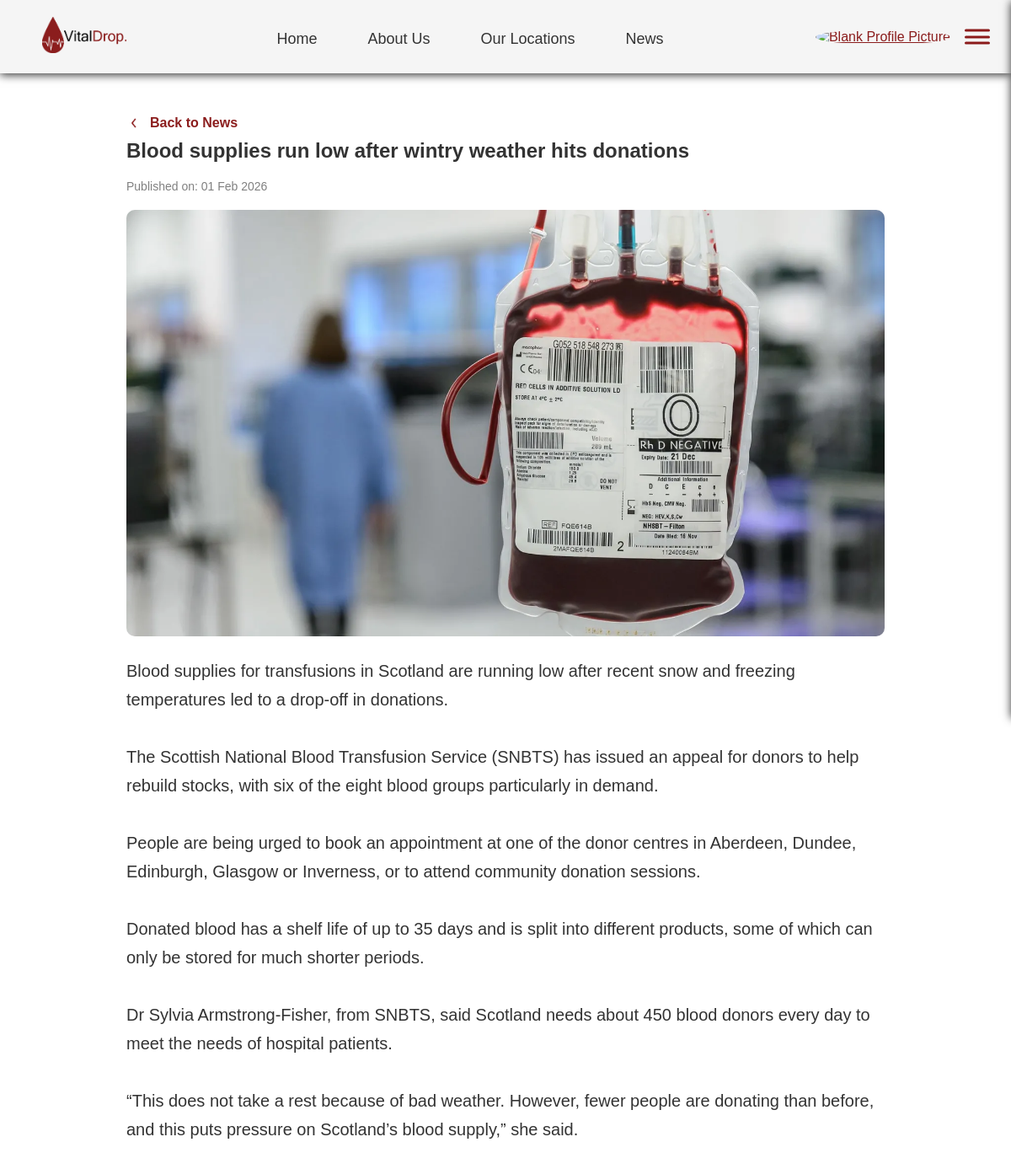
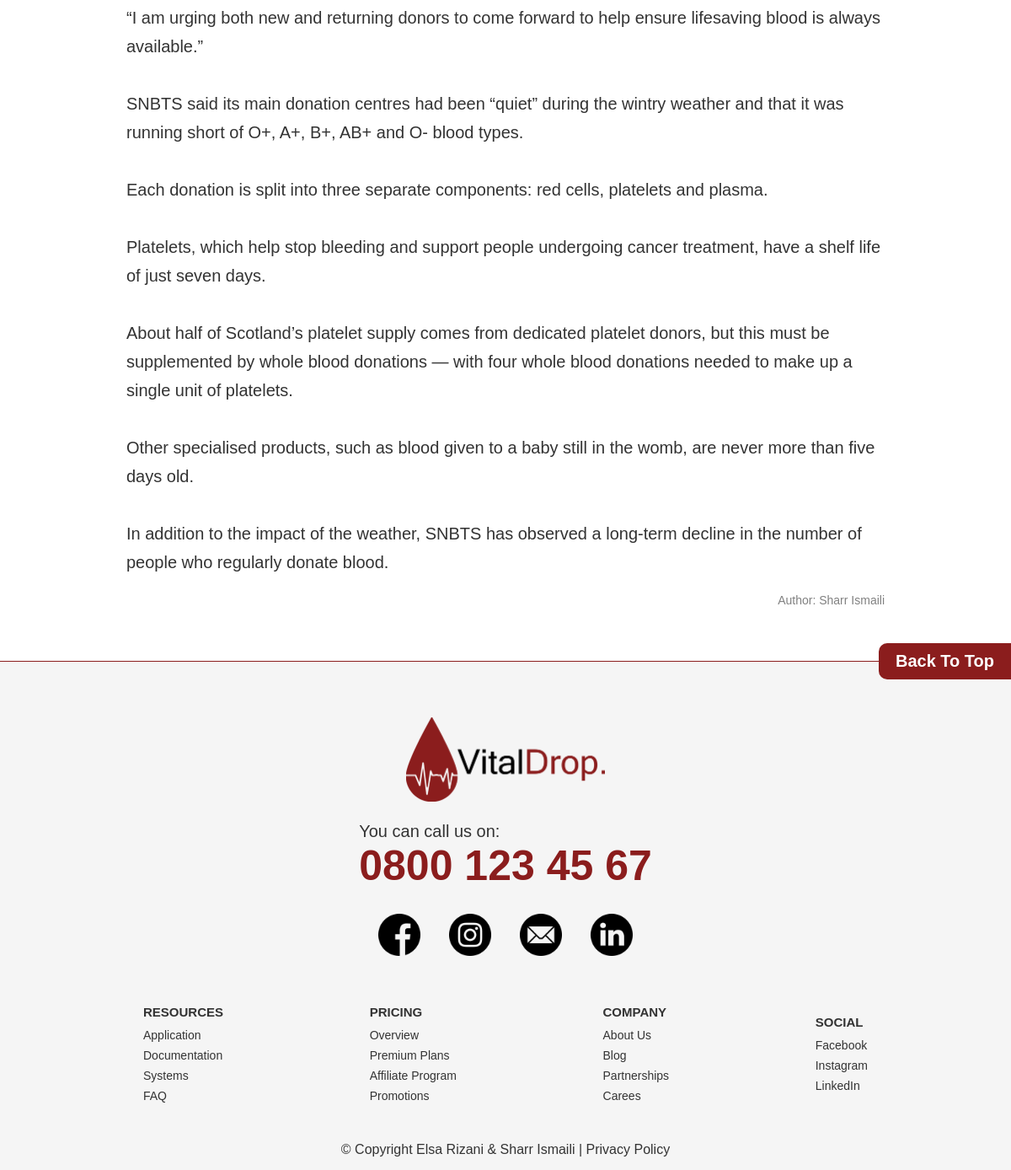
/HTML/posting_news.php?id=22, run on the app's committed database (2 pictures, top to bottom).
### tables this page shows
CREATE TABLE `news` (
  `News_ID` int(11) NOT NULL,
  `Date_Time` datetime NOT NULL DEFAULT current_timestamp(),
  `Title` varchar(100) NOT NULL,
  `Content` varchar(10000) NOT NULL,
  `Image` blob DEFAULT NULL,
  `User_ID` int(11) NOT NULL
);

### HTML/newsClass.php (called while the page is built, shortened)
<?php
    class NewsClass{
        private $conn;
        private $table_name = 'news';
        public function __construct($db){
            $this->conn = $db;
        }
        public function getNewsById($id){
            $query = "SELECT n.*, CONCAT(u.Name, ' ', u.Lastname) AS Author
                      FROM {$this->table_name} n INNER JOIN users u
                      ON n.User_ID = u.User_ID
                      WHERE n.News_ID = :id";
            $stmt = $this->conn->prepare($query);
            $stmt->bindParam(':id', $id, PDO::PARAM_INT);
            $stmt->execute();
            return $stmt->fetch(PDO::FETCH_ASSOC);
        }
    }
?>

### HTML/posting_news.php (the view, shortened to what this page needs)
<?php
    require_once 'newsClass.php';
    $id = (int)$_GET['id'];
    $db = new Database();
    $conn = $db->getConnection();
    $news = new NewsClass($conn);
    $article = $news->getNewsById($id);
    require_once 'header.php';
?>
<main style="display: flex; flex-direction: column; align-items: center; justify-content: center;">
    <article class="news-detail-container" style="max-width: 900px; padding: 50px; background-color: white;">
        <div class="detail-header" style="margin-bottom: 20px;">
           <div class="goBack">
                <a href="news.php" style="text-decoration: none; color: var(--red); font-weight: bold;">
                <img src="../images/icons/backBtn.png" alt="Back Button" id="newsBackArrow"> Back to News</a>
            </div>
            <h1 style="margin-top: 10px; color: var(--black);"><?= htmlspecialchars($article['Title']) ?></h1>
            <p class="date" style="color: gray; font-size: 14px;">Published on: <?= date('d M Y', strtotime($article['Date_Time'])) ?></p>
        </div>
        <?php if (!empty($article['Image'])): ?>
            <div class="detail-img" style="text-align: center; margin-bottom: 20px;">
                <img src="<?= htmlspecialchars($article['Image']) ?>" alt="<?= htmlspecialchars($article['Title']) ?>" style="max-width:100%; height:auto; border-radius: 10px;">
            </div>
        <?php endif; ?>
        <div class="detail-content" style="line-height: 1.7; color: var(--black); font-size: 18px;">
            <p><?= nl2br(htmlspecialchars($article['Content'])) ?></p>
        </div>
        <div class="detail-author">
            <p class="author" style="color: gray; font-size: 14px;">Author: <?= htmlspecialchars($article['Author']) ?></p>
        </div>
    </article>
</main>
<?php require_once 'footer.php'; ?>

### CSS/style.css (style rules this page uses)
:root { --minus: 200px; --red: #8b1d1d; --darkred: rgb(100, 29, 29); --black: #333; }
html { scroll-behavior: smooth; margin: 0; padding: 0; max-width: 100%; overflow-x: hidden; }
#top { background-color: whitesmoke; margin: 0; box-sizing: border-box; font-family: 'Poppins', sans-serif; }
p { font-size: 20px; }
#top { background-color: white; }
.author { text-align: end; }
#newsBackArrow { width: 18px; height: auto; margin-right: 10px; display: block; }
.goBack { display: flex; align-items: center; justify-content: flex-start; }
.goBack a { display: flex; align-items: center; text-decoration: none; }
a { color: var(--red); }

### HTML/posting_news.php (style rules this page uses)
.news-detail-container a { transition: 0.2s ease-in-out; }

### data on the page
news: Title "Blood supplies run low after wintry weather hits donations", Date_Time "01 Feb 2026", Image (picture), Content "Blood supplies for transfusions in Scotland are running low after recent snow and freezing temperatures led to a drop-off in donations. The Scottish National Blood Transfusion Service (SNBTS) has issued an appeal for donors to help rebuild stocks, with six of the eight blood groups particularly in demand. People are being urged to book an appointment at one of the donor centres in Aberdeen, Dundee, Edinburgh, Glasgow or Inverness, or to attend community donation sessions. Donated blood has a shelf life of up to 35 days and is split into different products, some of which can only be stored for much shorter periods. Dr Sylvia Armstrong-Fisher, from SNBTS, said Scotland needs about 450 blood…"

### other printed values
$article['Author'] "Sharr Ismaili"
